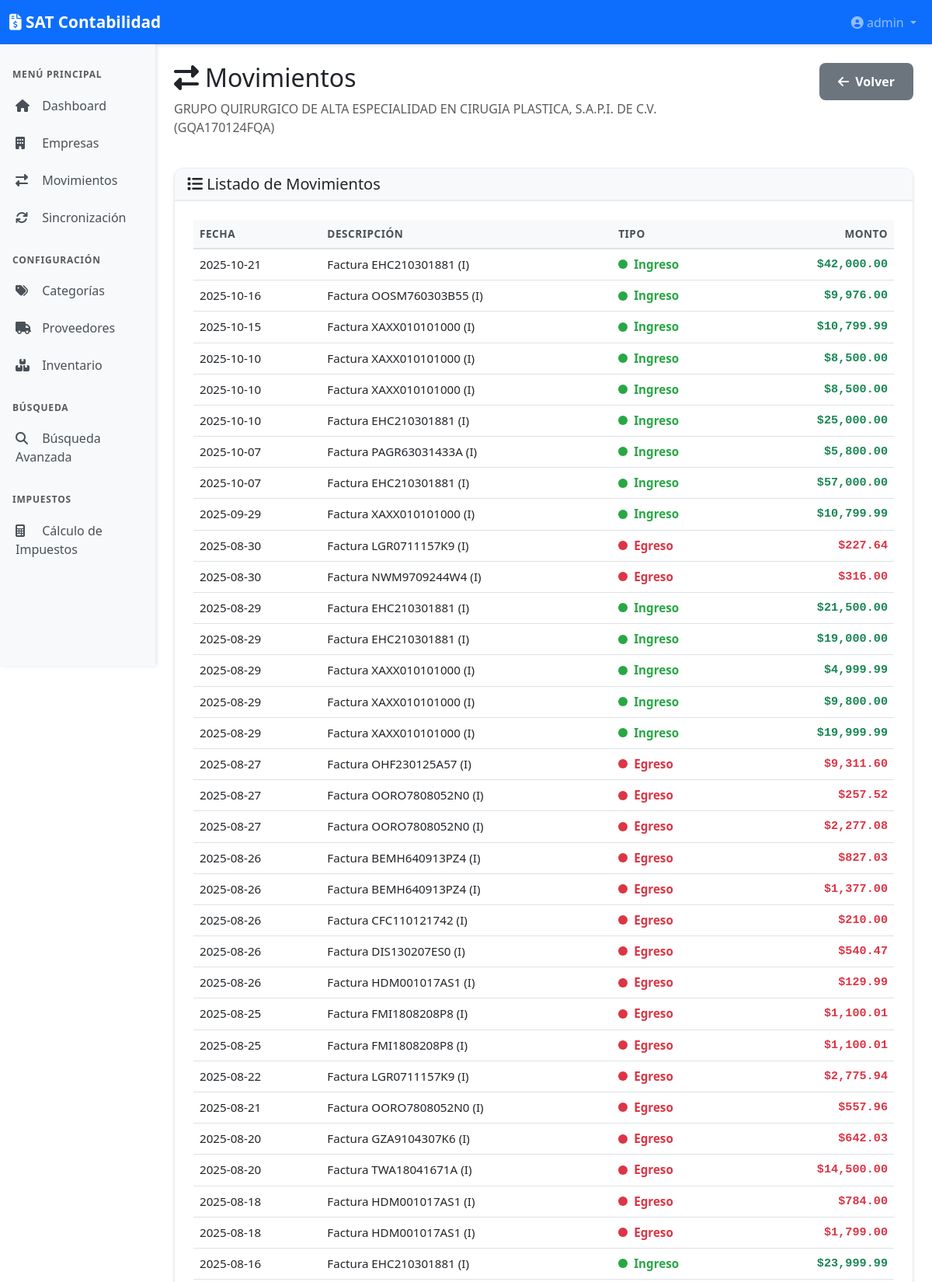
The page /companies/2/movements (signed in, upper part) on the database its author committed.
### models.py (models this page shows, shortened)
class User(UserMixin, db.Model):
    __tablename__ = 'user'
    id = db.Column(db.Integer, primary_key=True)
    username = db.Column(db.String(64), unique=True, nullable=False, index=True)
    email = db.Column(db.String(120), unique=True, nullable=True, index=True)
    password_hash = db.Column(db.String(256))  # Larger for modern hash algorithms
    created_at = db.Column(db.DateTime, default=datetime.utcnow)
    last_login = db.Column(db.DateTime, nullable=True)
    is_active = db.Column(db.Boolean, default=True)

class Company(db.Model):
    id = db.Column(db.Integer, primary_key=True)
    rfc = db.Column(db.String(13), unique=True, nullable=False)
    name = db.Column(db.String(128), nullable=False)
    fiel_cer_path = db.Column(db.String(256), nullable=True)
    fiel_key_path = db.Column(db.String(256), nullable=True)
    fiel_password_enc = db.Column(db.String(256), nullable=True) # Encrypted password
    created_at = db.Column(db.DateTime, default=datetime.utcnow)

class Movement(db.Model):
    id = db.Column(db.Integer, primary_key=True)
    invoice_id = db.Column(db.Integer, db.ForeignKey('invoice.id'))
    company_id = db.Column(db.Integer, db.ForeignKey('company.id'), nullable=False)
    category_id = db.Column(db.Integer, db.ForeignKey('category.id'), nullable=True)
    amount = db.Column(db.Float, nullable=False)
    type = db.Column(db.String(10)) # INCOME / EXPENSE
    description = db.Column(db.String(256))
    date = db.Column(db.DateTime, nullable=False)
    source = db.Column(db.String(20), default='invoice')  # 'invoice' o 'manual'
    notes = db.Column(db.Text)
    invoice = db.relationship('Invoice', backref=db.backref('movement', uselist=False))
    company = db.relationship('Company', backref=db.backref('movements', lazy=True))

### app.py (the view)
    @app.route('/companies/<int:company_id>/movements')
    @login_required
    def company_movements(company_id):
        company = Company.query.get_or_404(company_id)
        movements_list = Movement.query.filter_by(company_id=company_id).order_by(Movement.date.desc()).all()
        return render_template('movements.html', movements=movements_list, company=company)

### templates/movements.html (shortened to what this page needs)
{% extends "base.html" %}
{% block content %}
<div class="row mb-4">
    <div class="col-md-8">
        <h2><i class="fas fa-exchange-alt me-2"></i>Movimientos</h2>
        <p class="text-muted">{{ company.name }} ({{ company.rfc }})</p>
    </div>
    <div class="col-md-4 text-end">
        <a href="{{ url_for('movements') }}" class="btn btn-secondary">
            <i class="fas fa-arrow-left me-1"></i> Volver
        </a>
    </div>
</div>
<div class="card">
    <div class="card-header bg-light">
        <h5 class="mb-0"><i class="fas fa-list"></i> Listado de Movimientos</h5>
    </div>
    <div class="card-body">
        {% if movements %}
        <div class="table-responsive">
            <table class="table table-hover">
                <thead>
                    <tr>
                        <th>Fecha</th>
                        <th>Descripción</th>
                        <th>Tipo</th>
                        <th class="text-end">Monto</th>
                    </tr>
                </thead>
                <tbody>
                    {% for movement in movements %}
                    <tr>
                        <td>{{ movement.date.strftime('%Y-%m-%d') }}</td>
                        <td>{{ movement.description }}</td>
                        <td>
                            {% if movement.type == 'INCOME' %}
                            <span class="movement-type movement-type-ingreso">
                                <span class="movement-indicator movement-indicator-ingreso"></span>
                                Ingreso
                            </span>
                            {% else %}
                            <span class="movement-type movement-type-egreso">
                                <span class="movement-indicator movement-indicator-egreso"></span>
                                Egreso
                            </span>
                            {% endif %}
                        </td>
                        <td
                            class="text-end text-money {% if movement.type == 'INCOME' %}text-success{% else %}text-danger{% endif %}">
                            ${{ movement.amount|format_currency }}
                        </td>
                    </tr>
                    {% endfor %}
                </tbody>
            </table>
        </div>
        {% else %}
        <div class="alert alert-info text-center" role="alert">
            <i class="fas fa-info-circle"></i> No hay movimientos registrados para esta empresa.
        </div>
        {% endif %}
    </div>
</div>
{% endblock %}

### templates/base.html (shortened to what this page needs)
<!DOCTYPE html>
<html lang="es">
<head>
    <link href="https://cdn.jsdelivr.net/npm/bootstrap@5.3.0/dist/css/bootstrap.min.css" rel="stylesheet">
    <link rel="stylesheet" href="https://cdnjs.cloudflare.com/ajax/libs/font-awesome/6.4.0/css/all.min.css">
    <link rel="stylesheet" href="{{ url_for('static', filename='css/main.css') }}">
</head>
<body>
    <nav class="navbar navbar-expand-lg navbar-dark bg-primary">
        <div class="container-fluid">
            <a class="navbar-brand" href="/">
                <i class="fas fa-file-invoice-dollar"></i> SAT Contabilidad
            </a>
            <div class="collapse navbar-collapse" id="navbarNav">
                <ul class="navbar-nav ms-auto">
                    <li class="nav-item dropdown">
                        <a class="nav-link dropdown-toggle" href="#" id="navbarDropdown" role="button"
                            data-bs-toggle="dropdown" aria-expanded="false">
                            <i class="fas fa-user-circle"></i> {{ current_user.username }}
                        </a>
                    </li>
                </ul>
            </div>
        </div>
    </nav>
    <div class="container-fluid">
        <div class="row">
            <nav class="col-md-2 d-md-block bg-light sidebar vh-100 position-sticky top-0">
                <div class="position-sticky pt-3">
                    <h6 class="sidebar-heading px-3 text-muted">
                        MENÚ PRINCIPAL
                    </h6>
                    <ul class="nav flex-column">
                        <li class="nav-item">
                            <a class="nav-link" href="/">
                                <i class="fas fa-home"></i> Dashboard
                            </a>
                        </li>
                        <li class="nav-item">
                            <a class="nav-link" href="/companies">
                                <i class="fas fa-building"></i> Empresas
                            </a>
                        </li>
                        <li class="nav-item">
                            <a class="nav-link" href="/movements">
                                <i class="fas fa-exchange-alt"></i> Movimientos
                            </a>
                        </li>
                        <li class="nav-item">
                            <a class="nav-link" href="/sync">
                                <i class="fas fa-sync"></i> Sincronización
                            </a>
                        </li>
                    </ul>
                    <h6 class="sidebar-heading px-3 mt-4 text-muted">
                        CONFIGURACIÓN
                    </h6>
                    <ul class="nav flex-column">
                        <li class="nav-item">
                            <a class="nav-link" href="/categories">
                                <i class="fas fa-tags"></i> Categorías
                            </a>
                        </li>
                        <li class="nav-item">
                            <a class="nav-link" href="/suppliers">
                                <i class="fas fa-truck"></i> Proveedores
                            </a>
                        </li>
                        <li class="nav-item">
                            <a class="nav-link" href="/inventory">
                                <i class="fas fa-boxes"></i> Inventario
                            </a>
                        </li>
                    </ul>
                    <h6 class="sidebar-heading px-3 mt-4 text-muted">
                        BÚSQUEDA
                    </h6>
                    <ul class="nav flex-column">
                        <li class="nav-item">
                            <a class="nav-link" href="/search/advanced">
                                <i class="fas fa-search"></i> Búsqueda Avanzada
                            </a>
                        </li>
                    </ul>
                    <h6 class="sidebar-heading px-3 mt-4 text-muted">
                        IMPUESTOS
                    </h6>
                    <ul class="nav flex-column">
                        <li class="nav-item">
                            <a class="nav-link" href="/taxes">
                                <i class="fas fa-calculator"></i> Cálculo de Impuestos
                            </a>
                        </li>
                    </ul>
                </div>
            </nav>
            <main class="col-md-10 ms-sm-auto px-md-4">
                <div class="py-4">
                    {% block content %}{% endblock %}
                </div>
            </main>
        </div>
    </div>
</body>
</html>

### static/css/main.css (style rules this page uses)
:root { --color-primary: #0d6efd; --color-success: #28a745; --color-danger: #dc3545; --color-warning: #ffc107; --color-info: #17a2b8; --color-dark: #343a40; --color-teal: #20c997; --color-purple: #7b3bb3; --shadow-sm: 0 2px 4px rgba(0,0,0,0.1); --shadow-md: 0 4px 12px rgba(0,0,0,0.15); --shadow-lg: 0 8px 24px rgba(0,0,0,0.2); }
.btn { border-radius: 8px; padding: 12px 24px; font-weight: 600; transition: all 0.3s ease; border: none; }
.btn-secondary { background: #6c757d; }
.table { font-size: 0.95rem; }
.table thead th { border-bottom: 2px solid #dee2e6; font-weight: 700; text-transform: uppercase; font-size: 0.85rem; letter-spacing: 0.5px; color: #495057; background: #f8f9fa; }
.table tbody tr { transition: all 0.2s ease; }
.movement-indicator { width: 12px; height: 12px; border-radius: 50%; display: inline-block; margin-right: 8px; }
.movement-indicator-ingreso { background: #28a745; }
.movement-indicator-egreso { background: #dc3545; }
.movement-type { display: inline-flex; align-items: center; font-weight: 600; }
.movement-type-ingreso { color: #28a745; }
.movement-type-egreso { color: #dc3545; }
.sidebar { padding: 0; box-shadow: 2px 0 5px rgba(0,0,0,0.1); }
.sidebar .nav-link { color: #495057; padding: 12px 20px; border-radius: 0; transition: all 0.3s; font-weight: 500; }
.sidebar .nav-link i { margin-right: 10px; width: 20px; }
.sidebar-heading { font-size: 0.75rem; font-weight: 700; text-transform: uppercase; letter-spacing: 0.8px; margin-top: 1rem; color: #6c757d; }
.card { border-radius: 12px; margin-bottom: 1.5rem; border: 1px solid #e9ecef; box-shadow: var(--shadow-sm); }
.card-header { border-radius: 12px 12px 0 0 !important; font-weight: 700; background: #f8f9fa; border-bottom: 2px solid #e9ecef; }
.card-body { padding: 1.5rem; }
.navbar { box-shadow: var(--shadow-sm); }
.navbar-brand { font-weight: 700; font-size: 1.3rem; }
.text-money { font-family: 'Courier New', monospace; font-weight: 700; }

### rows shown on the page
User: username "admin"
Company: name "GRUPO QUIRURGICO DE ALTA ESPECIALIDAD EN CIRUGIA PLASTICA, S.A.P.I. DE C.V.", rfc "GQA170124FQA"
Movement: date "2025-10-21", description "Factura EHC210301881 (I)", type "INCOME" (drawn), amount "42,000.00"
Movement: date "2025-10-16", description "Factura OOSM760303B55 (I)", type "INCOME" (drawn), amount "9,976.00"
Movement: date "2025-10-15", description "Factura XAXX010101000 (I)", type "INCOME" (drawn), amount "10,799.99"
Movement: date "2025-10-10", description "Factura XAXX010101000 (I)", type "INCOME" (drawn), amount "8,500.00"
Movement: date "2025-10-10", description "Factura XAXX010101000 (I)", type "INCOME" (drawn), amount "8,500.00"
Movement: date "2025-10-10", description "Factura EHC210301881 (I)", type "INCOME" (drawn), amount "25,000.00"
Movement: date "2025-10-07", description "Factura PAGR63031433A (I)", type "INCOME" (drawn), amount "5,800.00"
Movement: date "2025-10-07", description "Factura EHC210301881 (I)", type "INCOME" (drawn), amount "57,000.00"
Movement: date "2025-09-29", description "Factura XAXX010101000 (I)", type "INCOME" (drawn), amount "10,799.99"
Movement: date "2025-08-30", description "Factura LGR0711157K9 (I)", type "EXPENSE" (drawn), amount "227.64"
Movement: date "2025-08-30", description "Factura NWM9709244W4 (I)", type "EXPENSE" (drawn), amount "316.00"
Movement: date "2025-08-29", description "Factura EHC210301881 (I)", type "INCOME" (drawn), amount "21,500.00"
Movement: date "2025-08-29", description "Factura EHC210301881 (I)", type "INCOME" (drawn), amount "19,000.00"
Movement: date "2025-08-29", description "Factura XAXX010101000 (I)", type "INCOME" (drawn), amount "4,999.99"
Movement: date "2025-08-29", description "Factura XAXX010101000 (I)", type "INCOME" (drawn), amount "9,800.00"
Movement: date "2025-08-29", description "Factura XAXX010101000 (I)", type "INCOME" (drawn), amount "19,999.99"
Movement: date "2025-08-27", description "Factura OHF230125A57 (I)", type "EXPENSE" (drawn), amount "9,311.60"
Movement: date "2025-08-27", description "Factura OORO7808052N0 (I)", type "EXPENSE" (drawn), amount "257.52"
Movement: date "2025-08-27", description "Factura OORO7808052N0 (I)", type "EXPENSE" (drawn), amount "2,277.08"
Movement: date "2025-08-26", description "Factura BEMH640913PZ4 (I)", type "EXPENSE" (drawn), amount "827.03"
Movement: date "2025-08-26", description "Factura BEMH640913PZ4 (I)", type "EXPENSE" (drawn), amount "1,377.00"
Movement: date "2025-08-26", description "Factura CFC110121742 (I)", type "EXPENSE" (drawn), amount "210.00"
Movement: date "2025-08-26", description "Factura DIS130207ES0 (I)", type "EXPENSE" (drawn), amount "540.47"
Movement: date "2025-08-26", description "Factura HDM001017AS1 (I)", type "EXPENSE" (drawn), amount "129.99"
Movement: date "2025-08-25", description "Factura FMI1808208P8 (I)", type "EXPENSE" (drawn), amount "1,100.01"
Movement: date "2025-08-25", description "Factura FMI1808208P8 (I)", type "EXPENSE" (drawn), amount "1,100.01"
Movement: date "2025-08-22", description "Factura LGR0711157K9 (I)", type "EXPENSE" (drawn), amount "2,775.94"
Movement: date "2025-08-21", description "Factura OORO7808052N0 (I)", type "EXPENSE" (drawn), amount "557.96"
Movement: date "2025-08-20", description "Factura GZA9104307K6 (I)", type "EXPENSE" (drawn), amount "642.03"
Movement: date "2025-08-20", description "Factura TWA18041671A (I)", type "EXPENSE" (drawn), amount "14,500.00"
Movement: date "2025-08-18", description "Factura HDM001017AS1 (I)", type "EXPENSE" (drawn), amount "784.00"
Movement: date "2025-08-18", description "Factura HDM001017AS1 (I)", type "EXPENSE" (drawn), amount "1,799.00"
Movement: date "2025-08-16", description "Factura EHC210301881 (I)", type "INCOME" (drawn), amount "23,999.99"
